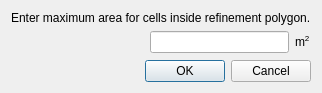
<?xml version="1.0" encoding="UTF-8"?>
<ui version="4.0">
 <class>GridCreatingConditionTriangleRemeshDialog</class>
 <widget class="QDialog" name="GridCreatingConditionTriangleRemeshDialog">
  <property name="geometry">
   <rect>
    <x>0</x>
    <y>0</y>
    <width>306</width>
    <height>93</height>
   </rect>
  </property>
  <property name="windowTitle">
   <string>Refinement maximum area</string>
  </property>
  <layout class="QVBoxLayout" name="verticalLayout">
   <item>
    <widget class="QLabel" name="label">
     <property name="text">
      <string>Enter maximum area for cells inside refinement polygon.</string>
     </property>
    </widget>
   </item>
   <item>
    <layout class="QHBoxLayout" name="horizontalLayout">
     <item>
      <spacer name="horizontalSpacer">
       <property name="orientation">
        <enum>Qt::Horizontal</enum>
       </property>
       <property name="sizeHint" stdset="0">
        <size>
         <width>40</width>
         <height>20</height>
        </size>
       </property>
      </spacer>
     </item>
     <item>
      <widget class="RealNumberEditWidget" name="areaEdit"/>
     </item>
     <item>
      <widget class="QLabel" name="unitLabel">
       <property name="text">
        <string>&lt;!DOCTYPE HTML PUBLIC &quot;-//W3C//DTD HTML 4.0//EN&quot; &quot;http://www.w3.org/TR/REC-html40/strict.dtd&quot;&gt;
&lt;html&gt;&lt;head&gt;&lt;meta name=&quot;qrichtext&quot; content=&quot;1&quot; /&gt;&lt;style type=&quot;text/css&quot;&gt;
p, li { white-space: pre-wrap; }
&lt;/style&gt;&lt;/head&gt;&lt;body style=&quot; font-family:'MS UI Gothic'; font-size:9pt; font-weight:400; font-style:normal;&quot;&gt;
&lt;p style=&quot; margin-top:0px; margin-bottom:0px; margin-left:0px; margin-right:0px; -qt-block-indent:0; text-indent:0px;&quot;&gt;m&lt;span style=&quot; vertical-align:super;&quot;&gt;2&lt;/span&gt;&lt;/p&gt;&lt;/body&gt;&lt;/html&gt;</string>
       </property>
      </widget>
     </item>
    </layout>
   </item>
   <item>
    <spacer name="verticalSpacer">
     <property name="orientation">
      <enum>Qt::Vertical</enum>
     </property>
     <property name="sizeHint" stdset="0">
      <size>
       <width>20</width>
       <height>0</height>
      </size>
     </property>
    </spacer>
   </item>
   <item>
    <widget class="QDialogButtonBox" name="buttonBox">
     <property name="orientation">
      <enum>Qt::Horizontal</enum>
     </property>
     <property name="standardButtons">
      <set>QDialogButtonBox::Cancel|QDialogButtonBox::Ok</set>
     </property>
    </widget>
   </item>
  </layout>
 </widget>
 <customwidgets>
  <customwidget>
   <class>RealNumberEditWidget</class>
   <extends>QLineEdit</extends>
   <header>guibase/widget/realnumbereditwidget.h</header>
  </customwidget>
 </customwidgets>
 <resources/>
 <connections>
  <connection>
   <sender>buttonBox</sender>
   <signal>accepted()</signal>
   <receiver>GridCreatingConditionTriangleRemeshDialog</receiver>
   <slot>accept()</slot>
   <hints>
    <hint type="sourcelabel">
     <x>248</x>
     <y>254</y>
    </hint>
    <hint type="destinationlabel">
     <x>157</x>
     <y>274</y>
    </hint>
   </hints>
  </connection>
  <connection>
   <sender>buttonBox</sender>
   <signal>rejected()</signal>
   <receiver>GridCreatingConditionTriangleRemeshDialog</receiver>
   <slot>reject()</slot>
   <hints>
    <hint type="sourcelabel">
     <x>316</x>
     <y>260</y>
    </hint>
    <hint type="destinationlabel">
     <x>286</x>
     <y>274</y>
    </hint>
   </hints>
  </connection>
 </connections>
</ui>
